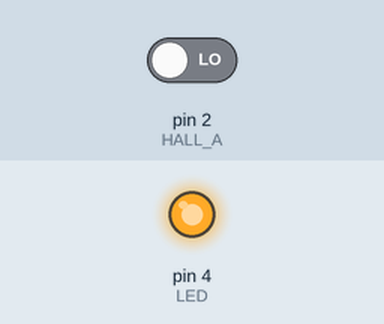
A sketch run on a simulated Arduino Uno, built with avr-gcc and run on an emulated ATmega328P. On the bench: output pins drawn as LEDs (lit = HIGH). The inputs (shaded band) are chosen by the test bench; at power-on: pin 2 (HALL_A) LOW. What the sketch prints to the serial monitor is not drawn.

Above: at 0.1 s.
Timing chart, 0 to 1.6 s (numbered marks = the images above):
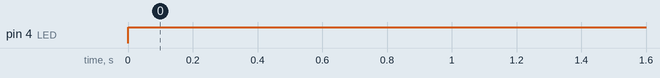

The sketch:

hall_almost_60.ino
```cpp
#define HALL_A 2  // HA connected to pin 2 (interrupt)
#define HALL_B 3  // HB connected to pin 3
#define LED 4     // LED on pin 4 (turn OFF if angle > ±60°)

volatile int position = 0;
const float pulsesPerRevolution = 14.0;  // 7 pairs of N-S poles → 14 pulses per full rotation
const float degreesPerPulse = 360.0 / pulsesPerRevolution; // ~25.71° per pulse

unsigned long lastPulseTime = 0;
float estimatedAngle = 0;
float lastAngle = 0;

// Low-Pass Filter Constants (For Stability)
float alpha = 0.3; // Smoothing factor (0 = no smoothing, 1 = full change)

void setup() {
    pinMode(HALL_A, INPUT);
    pinMode(HALL_B, INPUT);
    pinMode(LED, OUTPUT);
    Serial.begin(115200);

    attachInterrupt(digitalPinToInterrupt(HALL_A), hallSensorISR, CHANGE);

    // Ensure initial position & angle are set to 0
    position = 0;
    estimatedAngle = 0;
    lastAngle = 0;
    lastPulseTime = micros();  // Reset time tracking

    Serial.println("System Initialized. Starting at 0 degrees.");
}

void loop() {
    // Time since last pulse in microseconds
    unsigned long timeSinceLastPulse = micros() - lastPulseTime;

    // Dynamic interpolation factor (based on speed)
    float interpolationFactor = timeSinceLastPulse / 50000.0;

    // Limit interpolation to prevent overshooting
    if (interpolationFactor > 1.0) interpolationFactor = 1.0;

    // Expected angle based on position
    float targetAngle = position * degreesPerPulse;

    // Ensure correct interpolation for negative positions
    if (position == 0 && lastAngle == 0) {
        estimatedAngle = 0;  // Force the first value to be exactly 0°
    } else {
        // Apply interpolation with improved handling for negative values
        estimatedAngle = (1 - alpha) * lastAngle + alpha * (targetAngle + (degreesPerPulse * interpolationFactor));
    }

    // Fix small rounding errors near zero
    if (abs(estimatedAngle) < 0.01) {
        estimatedAngle = 0.00;
    }

    // Keep angle within -360° to +360°
    if (estimatedAngle > 360.0) estimatedAngle -= 360.0;
    if (estimatedAngle < -360.0) estimatedAngle += 360.0;

    // LED Control for ±60° limit
    digitalWrite(LED, (abs(estimatedAngle) > 60.0) ? LOW : HIGH);

    // Print interpolated values
    Serial.print("Position: ");
    Serial.print(position);
    Serial.print(" | Interpolated Angle: ");
    Serial.print(estimatedAngle, 2);  // 2 decimal places
    Serial.println(" degrees");

    lastAngle = estimatedAngle; // Store last angle for filtering
    delay(10);
}

// ISR for Hall sensor (Handles rotation direction)
void hallSensorISR() {
    bool ha = digitalRead(HALL_A);
    bool hb = digitalRead(HALL_B);

    if (ha == hb) {
        position++;  // Clockwise (angle increases)
    } else {
        position--;  // Counterclockwise (angle decreases)
    }

    lastPulseTime = micros();  // Reset last pulse timestamp
}
```

Measured:
- by itself, pin 4 (LED): LOW → HIGH at 0.00 s
